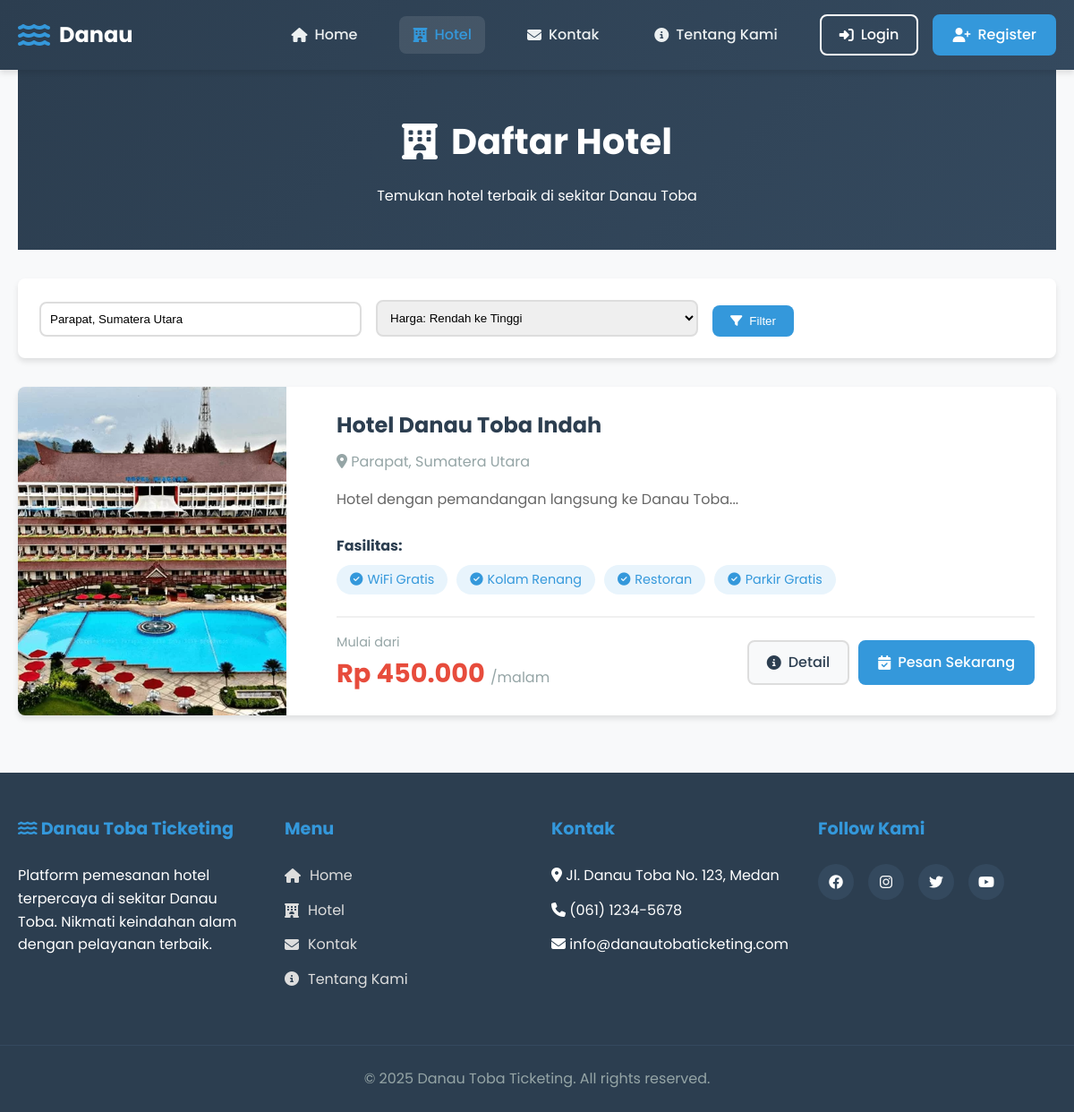
Page /pages/hotels.php?location=Parapat, Sumatera Utara on the committed database.
### tables this page shows
CREATE TABLE hotels (
    id INT PRIMARY KEY AUTO_INCREMENT,
    name VARCHAR(100) NOT NULL,
    description TEXT,
    location VARCHAR(200),
    price_per_night DECIMAL(10,2),
    amenities TEXT,
    image_url VARCHAR(255),
    is_recommended BOOLEAN DEFAULT FALSE,
    created_by INT,
    created_at TIMESTAMP DEFAULT CURRENT_TIMESTAMP,
    FOREIGN KEY (created_by) REFERENCES users(id)
);

### config/database.php (called while the page is built, shortened)
<?php
function getBaseUrl() {
    $protocol = isset($_SERVER['HTTPS']) && $_SERVER['HTTPS'] === 'on' ? "https://" : "http://";
    $host = $_SERVER['HTTP_HOST'];
    $script = $_SERVER['SCRIPT_NAME'];
    $base_dir = dirname($script);
    $base_url = $protocol . $host . $base_dir . '/';
    return rtrim($base_url, '/') . '/';
}
function isLoggedIn() {
    return isset($_SESSION['user_id']);
}
?>

### pages/hotels.php (the view, shortened to what this page needs)
<?php
require_once '../config/database.php';
require_once '../includes/header.php';
$conn = getConnection();
$search_location = isset($_GET['location']) ? $_GET['location'] : '';
$query = "SELECT * FROM hotels WHERE 1=1";
$params = [];
$types = "";
if (!empty($search_location)) {
    $query .= " AND (location LIKE ? OR name LIKE ?)";
    $search_term = "%$search_location%";
    $params[] = $search_term;
    $params[] = $search_term;
    $types .= "ss";
}
$stmt = $conn->prepare($query);
if (!empty($params)) {
    $stmt->bind_param($types, ...$params);
}
$stmt->execute();
$result = $stmt->get_result();
?>
<div class="container">
    <div class="page-header">
        <h1><i class="fas fa-hotel"></i> Daftar Hotel</h1>
        <p>Temukan hotel terbaik di sekitar Danau Toba</p>
    </div>
    <div class="filter-box">
        <form method="GET" class="filter-form">
            <div class="filter-row">
                <div class="filter-group">
                    <input type="text" name="location" placeholder="Cari lokasi..."
                        value="<?php echo htmlspecialchars($search_location); ?>">
                </div>
                <div class="filter-group">
                    <select name="sort_by">
                        <option value="price_asc">Harga: Rendah ke Tinggi</option>
                    </select>
                </div>
                <div class="filter-group">
                    <button type="submit" class="btn-filter">
                        <i class="fas fa-filter"></i> Filter
                    </button>
                </div>
            </div>
        </form>
    </div>
    <div class="hotels-container">
        <?php if ($result->num_rows > 0): ?>
            <div class="hotels-grid">
                <?php while ($hotel = $result->fetch_assoc()):
                    $amenities = json_decode($hotel['amenities'], true);
                ?>
                    <div class="hotel-item">
                        <div class="hotel-card-large">
                            <div class="hotel-image">
                                <img src="../img/<?php echo $hotel['image_url'] ?: 'hotelNiagara.jpg'; ?>"
                                    alt="<?php echo htmlspecialchars($hotel['name']); ?>">
                            </div>
                            <div class="hotel-details">
                                <h3><?php echo htmlspecialchars($hotel['name']); ?></h3>
                                <p class="location">
                                    <i class="fas fa-map-marker-alt"></i>
                                    <?php echo htmlspecialchars($hotel['location']); ?>
                                </p>
                                <div class="description">
                                    <?php echo substr(htmlspecialchars($hotel['description']), 0, 150); ?>...
                                </div>
                                <div class="amenities-list">
                                    <h4>Fasilitas:</h4>
                                    <div class="amenities">
                                        <?php if ($amenities): ?>
                                            <?php foreach (array_slice($amenities, 0, 4) as $amenity): ?>
                                                <span class="amenity">
                                                    <i class="fas fa-check-circle"></i>
                                                    <?php echo htmlspecialchars($amenity); ?>
                                                </span>
                                            <?php endforeach; ?>
                                        <?php endif; ?>
                                    </div>
                                </div>
                                <div class="hotel-footer">
                                    <div class="price-box">
                                        <span class="price-label">Mulai dari</span>
                                        <div class="price">
                                            Rp <?php echo number_format($hotel['price_per_night'], 0, ',', '.'); ?>
                                            <span>/malam</span>
                                        </div>
                                    </div>
                                    <div class="action-buttons">
                                        <a href="hotel-detail.php?id=<?php echo $hotel['id']; ?>"
                                            class="btn-detail">
                                            <i class="fas fa-info-circle"></i> Detail
                                        </a>
                                        <a href="booking.php?hotel_id=<?php echo $hotel['id']; ?>"
                                            class="btn-book-now">
                                            <i class="fas fa-calendar-check"></i> Pesan Sekarang
                                        </a>
                                    </div>
                                </div>
                            </div>
                        </div>
                    </div>
                <?php endwhile; ?>
            </div>
        <?php endif; ?>
    </div>
</div>
<?php
require_once '../includes/footer.php';
?>

### includes/header.php (shortened to what this page needs)
<?php
require_once __DIR__ . '/../config/database.php';
?>
<!DOCTYPE html>
<html lang="id">
<head>
    <link rel="stylesheet" href="<?php echo getBaseUrl(); ?>../assets/style/style.css">
    <link rel="stylesheet" href="https://cdnjs.cloudflare.com/ajax/libs/font-awesome/6.4.0/css/all.min.css">
</head>
<body>
    <header class="header">
        <nav class="navbar">
            <div class="nav-container">
                <div class="logo">
                    <a href="../pages/home.php">
                        <i class="fas fa-water"></i>
                        <span>Danau</span>
                    </a>
                </div>
                <ul class="nav-menu">
                    <li class="nav-item">
                        <a href="../pages/home.php" class="nav-link <?php echo basename($_SERVER['PHP_SELF']) == 'index.php' ? 'active' : ''; ?>">
                            <i class="fas fa-home"></i> Home
                        </a>
                    </li>
                    <li class="nav-item">
                        <a href="../pages/hotels.php" class="nav-link <?php echo basename($_SERVER['PHP_SELF']) == 'hotels.php' ? 'active' : ''; ?>">
                            <i class="fas fa-hotel"></i> Hotel
                        </a>
                    </li>
                    <li class="nav-item">
                        <a href="../pages/contact.php" class="nav-link <?php echo basename($_SERVER['PHP_SELF']) == 'contact.php' ? 'active' : ''; ?>">
                            <i class="fas fa-envelope"></i> Kontak
                        </a>
                    </li>
                    <li class="nav-item">
                        <a href="../pages/about.php" class="nav-link <?php echo basename($_SERVER['PHP_SELF']) == 'about.php' ? 'active' : ''; ?>">
                            <i class="fas fa-info-circle"></i> Tentang Kami
                        </a>
                    </li>
                    <li class="nav-item auth-menu">
                        <?php if (isLoggedIn()): ?>
                            <div class="user-dropdown">
                                <button class="user-btn">
                                    <i class="fas fa-user-circle"></i>
                                    <?php echo htmlspecialchars($_SESSION['username']); ?>
                                    <i class="fas fa-chevron-down"></i>
                                </button>
                                <div class="dropdown-content">
                                    <?php if (isAdmin()): ?>
                                        <a href="admin/index.php"><i class="fas fa-cog"></i> Admin Panel</a>
                                    <?php endif; ?>
                                    <a href="auth/logout.php"><i class="fas fa-sign-out-alt"></i> Logout</a>
                                </div>
                            </div>
                        <?php else: ?>
                            <a href="../auth/login.php" class="btn-login">
                                <i class="fas fa-sign-in-alt"></i> Login
                            </a>
                            <a href="../auth/register.php" class="btn-register">
                                <i class="fas fa-user-plus"></i> Register
                            </a>
                        <?php endif; ?>
                    </li>
                </ul>
            </div>
        </nav>
    </header>

### includes/footer.php (shortened to what this page needs)
    <footer class="footer">
        <div class="footer-container">
            <div class="footer-section">
                <h3><i class="fas fa-water"></i> Danau Toba Ticketing</h3>
                <p>Platform pemesanan hotel terpercaya di sekitar Danau Toba. Nikmati keindahan alam dengan pelayanan terbaik.</p>
            </div>
            <div class="footer-section">
                <h3>Menu</h3>
                <ul>
                    <li><a href="index.php"><i class="fas fa-home"></i> Home</a></li>
                    <li><a href="pages/hotels.php"><i class="fas fa-hotel"></i> Hotel</a></li>
                    <li><a href="pages/contact.php"><i class="fas fa-envelope"></i> Kontak</a></li>
                    <li><a href="pages/about.php"><i class="fas fa-info-circle"></i> Tentang Kami</a></li>
                </ul>
            </div>
            <div class="footer-section">
                <h3>Kontak</h3>
                <ul>
                    <li><i class="fas fa-map-marker-alt"></i> Jl. Danau Toba No. 123, Medan</li>
                    <li><i class="fas fa-phone"></i> (061) 1234-5678</li>
                    <li><i class="fas fa-envelope"></i> info@danautobaticketing.com</li>
                </ul>
            </div>
            <div class="footer-section">
                <h3>Follow Kami</h3>
                <div class="social-links">
                    <a href="#"><i class="fab fa-facebook"></i></a>
                    <a href="#"><i class="fab fa-instagram"></i></a>
                    <a href="#"><i class="fab fa-twitter"></i></a>
                    <a href="#"><i class="fab fa-youtube"></i></a>
                </div>
            </div>
        </div>
        <div class="footer-bottom">
            <p>&copy; <?php echo date('Y'); ?> Danau Toba Ticketing. All rights reserved.</p>
        </div>
    </footer>
</body>
</html>

### rows in the picture
hotels: image_url (picture), name "Hotel Danau Toba Indah", location "Parapat, Sumatera Utara", description "Hotel dengan pemandangan langsung ke Danau Toba", amenities "WiFi Gratis", amenities "Kolam Renang", amenities "Restoran", amenities "Parkir Gratis", price_per_night "450.000"
